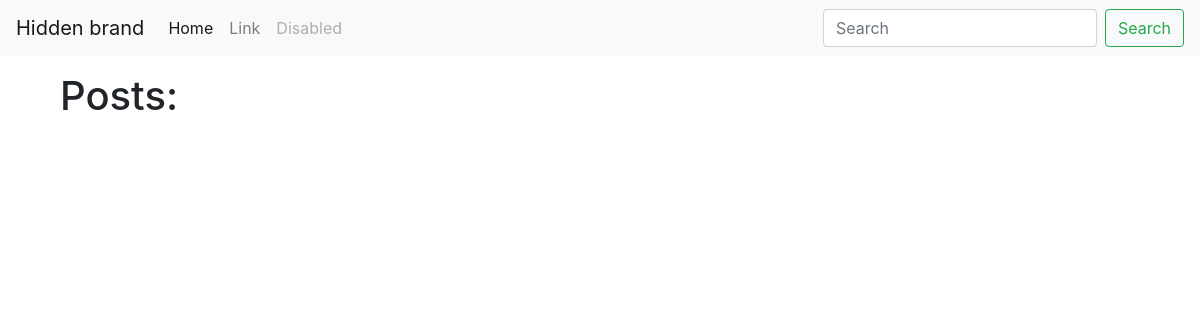
/blog/, run on an earlier commit of the app's database.
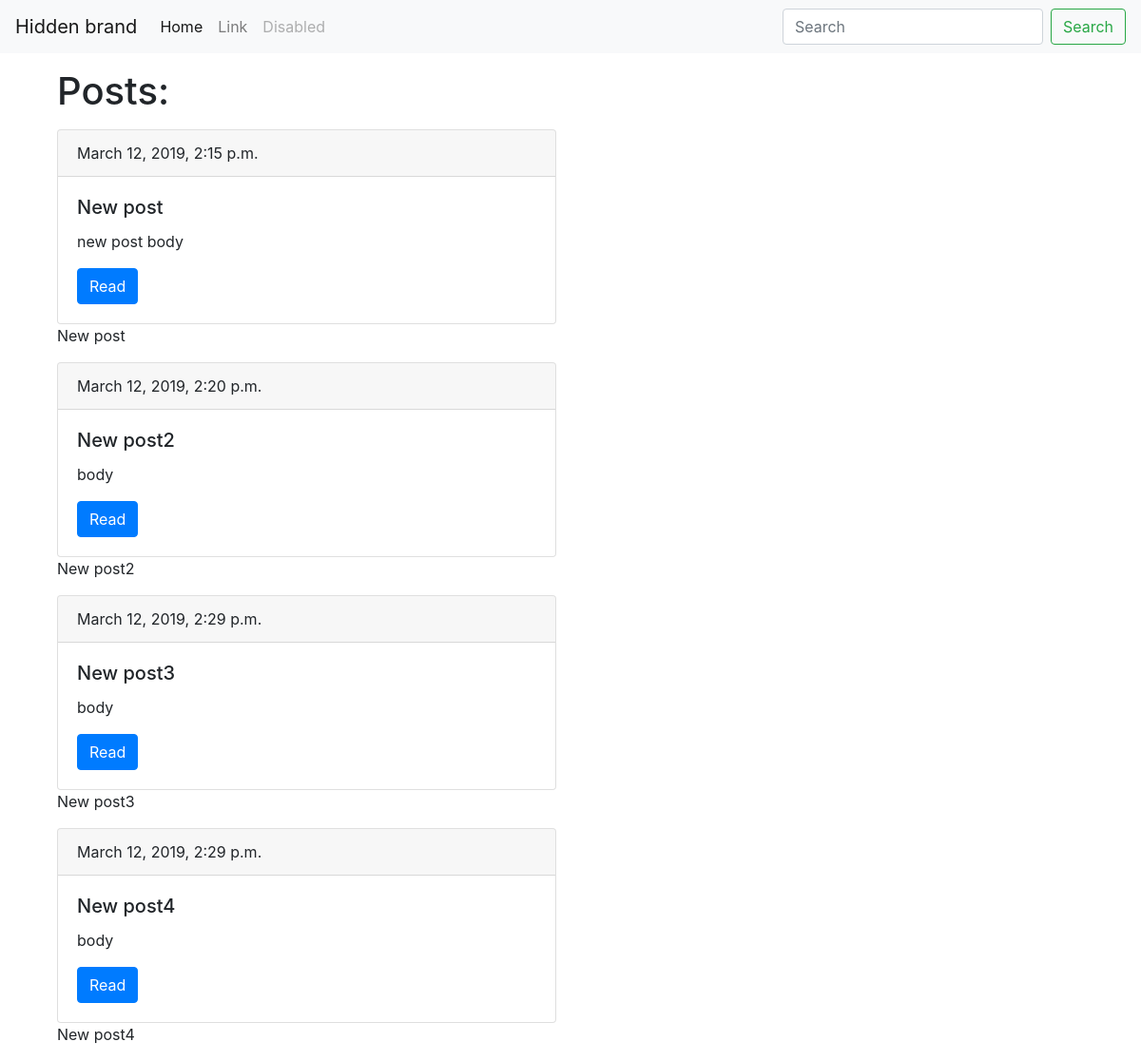
And on a later commit of the database.
### blog/models.py (models this page shows, shortened)
class Post(models.Model):
    title = models.CharField(max_length=150, db_index=True)
    slug = models.SlugField(max_length=150, unique=True)
    body = models.TextField(blank=True, db_index=True)
    date_pub = models.DateTimeField(auto_now_add=True)

### blog/views.py (the view)
# urls.py: path('', posts_list)
def posts_list(request):
    posts = Post.objects.all()
    return render(request,'blog/index.html', context={'posts': posts})

### blog/templates/blog/index.html (shortened to what this page needs)
{% extends 'blog/base_blog.html' %}
{% block content %}
    <h1 class="mb-3">Posts:</h1>
    {% for post in posts %}
        <div class="card">
            <div class="card-header">
               {{ post.date_pub }}
            </div>
            <div class="card-body">
                <h5 class="card-title">{{ post.title }}</h5>
                <p class="card-text">{{ post.body|truncatewords:15 }}</p>
                <a href="#" class="btn btn-primary">Read</a>
            </div>
        </div>
        <p>
        {{ post.title }}
    {% endfor %}
</p>
{% endblock %}

### blog/templates/blog/base_blog.html
{% extends 'base.html' %}

### templates/base.html (shortened to what this page needs)
<!DOCTYPE html>
<html lang="en">
<head>
    <link rel="stylesheet"
          href="https://stackpath.bootstrapcdn.com/bootstrap/4.3.1/css/bootstrap.min.css"
>
</head>
<body>
<nav class="navbar navbar-expand-lg navbar-light bg-light">
    <div class="collapse navbar-collapse" id="navbarTogglerDemo01">
        <a class="navbar-brand" href="#">Hidden brand</a>
        <ul class="navbar-nav mr-auto mt-2 mt-lg-0">
            <li class="nav-item active">
                <a class="nav-link" href="#">Home <span class="sr-only">(current)</span></a>
            </li>
            <li class="nav-item">
                <a class="nav-link" href="#">Link</a>
            </li>
            <li class="nav-item">
                <a class="nav-link disabled" href="#" tabindex="-1"
                   aria-disabled="true">Disabled</a>
            </li>
        </ul>
        <form class="form-inline my-2 my-lg-0">
            <input class="form-control mr-sm-2" type="search"
                   placeholder="Search" aria-label="Search">
            <button class="btn btn-outline-success my-2 my-sm-0" type="submit">
                Search
            </button>
        </form>
    </div>
</nav>
<div class="container mt-3">
    <div class="raw">
        <div class="col-md-6">
            {% block content %}{% endblock %}
        </div>
    </div>
</div>
</body>
</html>

What changed in the data, as far as the page shows it:
added Post: date_pub "March 12, 2019, 2:15 p.m.", title "New post", body "new post body"
added Post: date_pub "March 12, 2019, 2:20 p.m.", title "New post2", body "body"
added Post: date_pub "March 12, 2019, 2:29 p.m.", title "New post3", body "body"
added Post: date_pub "March 12, 2019, 2:29 p.m.", title "New post4", body "body"
